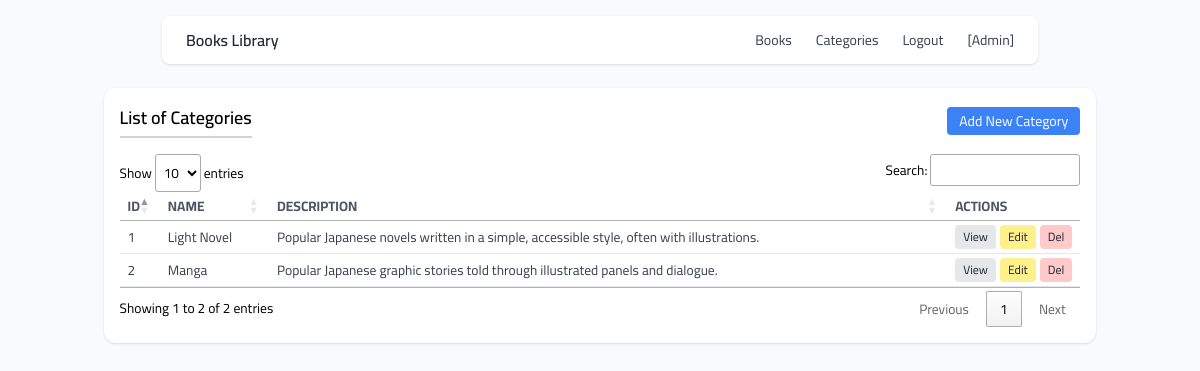
Page /categories/ (signed in) on the committed database.
### tables this page shows
CREATE TABLE "categories" ("id" integer NOT NULL PRIMARY KEY AUTOINCREMENT, "name" varchar(255) NOT NULL UNIQUE, "description" text NULL);

### apps/categories/routes.py (the view)
@categories_bp.route("/")
def list():
    conn = get_db_connection()
    items = conn.execute("SELECT id, name, description FROM categories ORDER BY id DESC").fetchall()
    conn.close()
    return render_template("categories/list.html", items=items)

### app.py (called while the page is built)
@app.before_request
def require_login():
    if request.endpoint not in ("login", "static", "page_not_found"):
        if "user_id" not in session:
            return redirect(url_for("login"))

### apps/categories/routes.py (called while the page is built)
def get_db_connection():
    db_path = current_app.config["DATABASE"]
    conn = sqlite3.connect(db_path)
    conn.row_factory = sqlite3.Row  # dict-like access
    return conn

### apps/categories/templates/categories/list.html (shortened to what this page needs)
{% extends "base.html" %}
{% block content %}
<div class="max-w-[85%] mx-auto mt-6 bg-white shadow rounded-xl p-4">
<div class="flex justify-between items-center mb-4">
    <h2 class="text-lg font-semibold border-b-2 border-gray-300 pb-1">
        List of Categories
    </h2>
    <a href="{{ url_for('categories.add') }}" class="bg-blue-500 hover:bg-blue-600 text-white text-sm px-3 py-1 rounded">
        Add New Category
    </a>
</div>
<div class="overflow-x-auto">
    <table id="data-tables-id" class="table-auto min-w-full bg-white" style="width:100%;">
        <thead class="bg-white text-gray-600 uppercase text-sm">
            <tr>
                <th class="px-4 py-2 border-b border-gray-200">ID</th>
                <th class="px-4 py-2 border-b border-gray-200">Name</th>
                <th class="px-4 py-2 border-b border-gray-200">Description</th>
                <th class="px-2 py-2 border-b border-gray-200 w-[100px] text-center">Actions</th>
            </tr>
        </thead>
        <tbody class="text-sm text-gray-700">
            {% for item in items %}
                <tr class="hover:bg-gray-50">
                    <td class="px-4 py-2 border-b border-gray-200">{{ item.id }}</td>
                    <td class="px-4 py-2 border-b border-gray-200">{{ item.name }}</td>
                    <td class="px-4 py-2 border-b border-gray-200">{{ item.description }}</td>
                    <td class="px-2 py-2 border-b border-gray-200 w-[100px]">
                        <div class="flex gap-1 justify-center whitespace-nowrap">
                            <a href="{{ url_for('categories.view', id=item.id) }}"
                               class="bg-gray-200 hover:bg-gray-300 text-gray-800 text-xs px-2 py-1 rounded">
                                View
                            </a>
                            <a href="{{ url_for('categories.edit', id=item.id) }}"
                               class="bg-yellow-200 hover:bg-yellow-300 text-gray-800 text-xs px-2 py-1 rounded">
                                Edit
                            </a>
                            <form action="{{ url_for('categories.delete', id=item.id) }}" method="post" style="display:inline;">
                                <button type="submit"
                                        onclick="return confirm('Are you sure you want to delete this category?');"
                                        class="bg-red-200 hover:bg-red-300 text-gray-800 text-xs px-2 py-1 rounded">
                                    Del
                                </button>
                            </form>
                        </div>
                    </td>
                </tr>
            {% else %}
                <tr>
                    <td colspan="4" class="px-4 py-2 text-gray-600">No items found.</td>
                </tr>
            {% endfor %}
        </tbody>
    </table>
</div>
</div>
{% endblock %}

### static/css/style.css (style rules this page uses)
body { font-family: Cairo, Arial, sans-serif; background-color: #f8fafc; }
table.dataTable th, table.dataTable td { padding: 0.25rem 0.5rem !important; font-size: 0.85rem; }

### rows in the picture
categories: id "2", name "Manga", description "Popular Japanese graphic stories told through illustrated panels and dialogue."
categories: id "1", name "Light Novel", description "Popular Japanese novels written in a simple, accessible style, often with illustrations."
